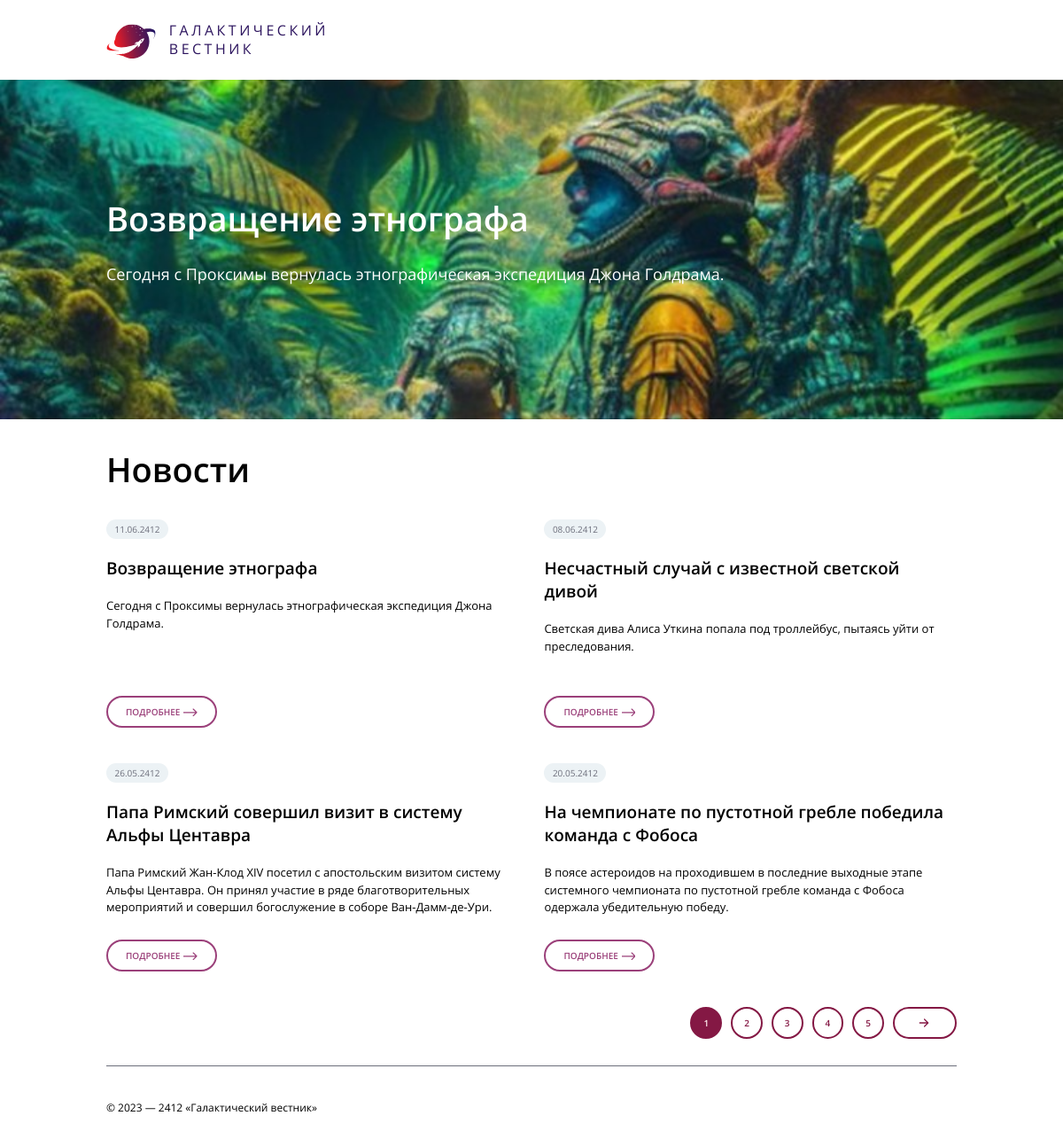
The page / on the database its author committed.
### tables this page shows
CREATE TABLE `news` (
  `id` int(11) unsigned NOT NULL AUTO_INCREMENT,
  `date` datetime NULL DEFAULT NULL,
  `title` varchar(250) NOT NULL DEFAULT '',
  `announce` text NULL DEFAULT NULL,
  `content` text NULL DEFAULT NULL,
  `image` varchar(250) NOT NULL DEFAULT '',
  PRIMARY KEY (`id`),
  KEY `id` (`id`),

  KEY `idx_news_date` (`date`));

### index.php (the view, shortened to what this page needs)
<!DOCTYPE html>
<html lang="ru">
<head>
    <link rel="stylesheet" href="css/reset.css">
    <link rel="stylesheet" href="css/style.css">
</head>
<?php
    if(isset($_GET['page-nr'])){
        $id = $_GET['page-nr'];
    }else{
        $id = 1;
    }
    require_once "db.php";
    $news_per_page = 4;
    $offset = ($id - 1) * $news_per_page;
    $query = "SELECT * FROM `news` ORDER BY `date` DESC LIMIT 1 OFFSET $offset";
    $result = mysqli_query($connect, $query);
    $first_news = mysqli_fetch_assoc($result);
?>
<body id = "<?=$id?>">
    <div class="wrapper">
        <header class="header">
            <div class="header-wrapper">
                <div class="header_logo">
                    <a href="index.php" class="header_logo-link">
                        <img src="./img/svgs/logo.svg" alt="ГАЛАКТИЧЕСКИЙ ВЕСТНИК" class="header_logo-pic">
                    </a>
                </div>
                ГАЛАКТИЧЕСКИЙ<br>ВЕСТНИК
            </div>
        </header>
        <main class="main">
            <section class="intro" style="background-image: url(img/<?php echo $first_news['image'];?>);">
                    <h1 class="intro_title">
                        <?php echo $first_news['title']; ?>
                    </h1>
                    <h2 class="intro_subtitle">
                        <?php echo $first_news['announce']; ?>
                    </h2>
            </section>
            <h1 class="news_h1">Новости</h1>
            <section class="content">
                <?php
                    require_once "db.php";
                    $news_per_page = 4;
                    $records = $connect->query("SELECT * FROM `news`");
                    $nr_of_rows = $records->num_rows;
                    $pages = ceil($nr_of_rows / $news_per_page);
                    $pageNow = isset($_GET['page-nr']) ? $_GET['page-nr'] : 1;
                    $start = ($pageNow - 1) * $news_per_page;
                    $news = mysqli_query($connect, "SELECT * FROM `news` ORDER BY `date` DESC LIMIT $start, $news_per_page");
                    $news = mysqli_fetch_all($news);
                    require_once "news.php";
                ?>
                <div class="pagination">
                    <?php for($counter = 1; $counter <= $pages; $counter++){ ?>
                        <a href="?page-nr=<?=$counter?>" class="page-number<?= $counter == $pageNow ? ' active' : '' ?>"><?=$counter ?></a>
                    <?php } ?>
                    <?php if($pageNow < $pages){ ?>
                        <a href="?page-nr=<?php echo $_GET['page-nr'] + 1?>" class="next-page">
                        </a>
                    <?php } ?>
                </div>
            </section>
        </main>
        <footer class="footer">
            <hr class="line">
            <div class="footer_text">
            © 2023 — 2412 «Галактический вестник»
            </div>
        </footer>
    </div>
</body>
</html>

### news.php (shortened to what this page needs)
<?php
for ($i = 0; $i < count($news); $i++): ?>
    <div class="news_item" data-news-id="<?php echo $news[$i][0]; ?>" role="button">
        <p class="date">
            <?php
                $mysqldate = $news[$i][1];
                $phpdate = strtotime($mysqldate);
                $mysqldate = date('d.m.Y', $phpdate);
                print_r($mysqldate);
            ?>
        </p>
        <h2 class="news_title">
            <?php print_r($news[$i][2]); ?>
        </h2>
        <p class="news_subtitle">
            <?php print_r($news[$i][3]); ?>
        </p>
        <p class="details_button">
            Подробнее
        </p>
    </div>
<?php endfor; ?>

### css/style.css (style rules this page uses)
html { height: 100%; box-sizing: border-box; }
*, *::before, *::after { box-sizing: inherit; }
body { height: 100%; font-family: 'Open Sans'; font-style: normal; font-size: 14px; line-height: 1.2; font-weight: normal; color: black; }
.wrapper { max-width: 100%; min-height: 100%; display: flex; flex-direction: column; }
.header-wrapper { color: #2C145E; font-family: 'Open Sans'; font-size: 16px; font-style: normal; font-weight: 400; line-height: 132%; letter-spacing: 3.5px; text-transform: uppercase; display: flex; flex-wrap: wrap; align-items: flex-end; margin-top: 24px; margin-bottom: 24px; margin-left: 120px; }
.header_logo-link { margin-right: 15px; z-index: 2; }
.header_logo-pic { width: 55.8px; height: 39.6px; flex-shrink: 0; }
main { flex-grow: 1; }
.intro { width: 100%; height: 383px; z-index: 0; background-size: cover; background-position: center; padding-top: 99px; padding-bottom: 99px; background-color: #6C6E7B; }
.intro_title { color: #FFF; font-family: 'Open Sans'; font-size: 38px; font-style: normal; font-weight: 600; line-height: 140%; margin-top: 30.33px; margin-bottom: 22px; margin-left: 120px; margin-right: 120px; }
.intro_subtitle { color: #FFF; font-family: 'Open Sans'; font-size: 18px; font-style: normal; font-weight: 400; line-height: 160%; margin-left: 120px; }
.news_h1 { font-family: 'Open Sans'; font-size: 38px; font-style: normal; font-weight: 600; line-height: 140%; margin-top: 30px; margin-bottom: 30px; margin-left: 120px; margin-right: 120px; }
.content { display: flex; flex-wrap: wrap; width: 80%; column-gap: 3%; margin-left: 120px; margin-right: 120px; height: 615px; }
.news_item { width: 48.5%; height: 235px; align-self: flex-start; line-height: 1.5; cursor: pointer; outline: none; display: flex; flex-direction: column; font-family: 'Open Sans'; font-size: 13px; font-style: normal; margin-bottom: 40px; }
.date { color: var(--grey, #6C6E7B); width: 70px; font-family: Open Sans; font-size: 10px; font-style: normal; font-weight: 400; line-height: normal; display: flex; padding: 4px 12px; justify-content: center; align-items: center; gap: 10px; border-radius: 20px; background: var(--light-grey, #ECF2F5); }
.news_title { font-size: 19px; font-weight: 600; line-height: normal; margin-top: 20px; margin-bottom: 20px; }
.news_subtitle { font-weight: 400; line-height: 160%; }
.details_button { color: var(--brand-color, #9B407A); width: 125px; font-family: 'Open Sans'; font-size: 10px; font-style: normal; font-weight: 600; line-height: normal; text-transform: uppercase; display: flex; padding: 9px 20px; justify-content: center; align-items: center; gap: 4px; border-radius: 50px; border: 2px solid #9B407A; margin-top: auto; }
.pagination { display: flex; flex-wrap: wrap; width: 100%; margin-bottom: 40px; justify-content: flex-end; height: 30px; margin-top: auto; }
.page-number { display: flex; flex-direction: column; padding: 9px 13px; justify-content: center; align-items: center; gap: 10px; border-radius: 50px; border: 2px solid var(--brand-color, #841844); color: var(--brand-color, #841844); font-family: Open Sans; font-size: 10px; font-style: normal; font-weight: 600; line-height: normal; text-transform: uppercase; margin-left: 5px; margin-right: 5px; }
.next-page { display: flex; padding: 9px 26px; justify-content: center; align-items: center; gap: 10px; border-radius: 50px; border: 2px solid var(--brand-color, #841844); margin-left: 5px; }
.paginArrow { color: var(--brand-color, #841844); width: 16px; height: 14px; }
a.active { background-color: #841844; color: rgb(255, 238, 238); }
.footer { display: flex; flex-wrap: wrap; width: 80%; margin-left: 120px; }
.footer .line { width: 100%; background: #6C6E7B; height: 1px; }
.footer_text { font-family: 'Open Sans'; font-size: 12px; font-style: normal; font-weight: 400; margin-top: 40px; margin-bottom: 40px; }

### rows shown on the page
news: image (picture), title "Возвращение этнографа", announce "Сегодня с Проксимы вернулась этнографическая экспедиция Джона Голдрама.", value "11.06.2412 Возвращение этнографа Сегодня с Проксимы вернулась этнографическая экспедиция Джона Голдрама."
news: value "08.06.2412 Несчастный случай с известной светской дивой Светская дива Алиса Уткина попала под троллейбус, пытаясь уйти от преследования."
news: value "26.05.2412 Папа Римский совершил визит в систему Альфы Центавра Папа Римский Жан-Клод XIV посетил с апостольским визитом систему Альфы Центавра. Он принял участие в ряде благотворительных мероприятий и совершил богослужение в соборе Ван-Дамм-де-Ури."
news: value "20.05.2412 На чемпионате по пустотной гребле победила команда с Фобоса В поясе астероидов на проходившем в последние выходные этапе системного чемпионата по пустотной гребле команда с Фобоса одержала убедительную победу."
